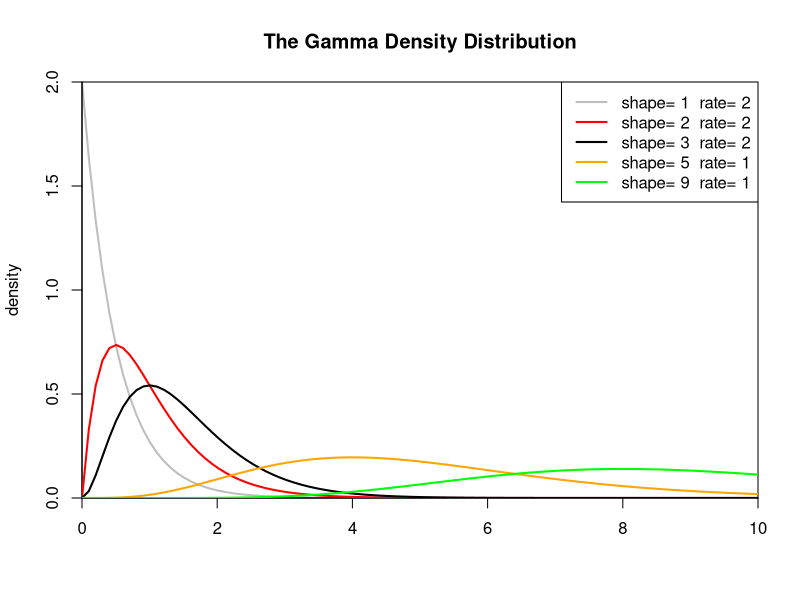

Here is the R script that generated this plot:
#
# Author: Kelly Chan
# Date  : Aug 7 2013
#
# Project: Gamma Distribution
#
#--------------------------------------------------------------------------#


setwd("G:\\eclipseWorkspace\\R\\distribution")


n=100
x <- seq(0,10,length.out=n)

png(filename="output\\gammaDistribution.png")
plot(x, dgamma(x,1,2), col="gray", lwd=2, type='l',
		               xlim=c(0,10), ylim=c(0,2),
		               xaxs="i"    , yaxs="i",
		               xlab=''     , ylab='density',
		               main="The Gamma Density Distribution")

lines(x,dgamma(x, 2, 2), col="red"   , lwd=2)
lines(x,dgamma(x, 3, 2), col="black" , lwd=2)
lines(x,dgamma(x, 5, 1), col="orange", lwd=2)
lines(x,dgamma(x, 9, 1), col="green" , lwd=2)

legend("topright",legend=paste("shape=", c(1,2,3,5,9),
				               " rate=", c(2,2,2,1,1)
		                      ), 
		          col=c("gray", "red","black","orange","green"),
		          lwd=2)


dev.off()
